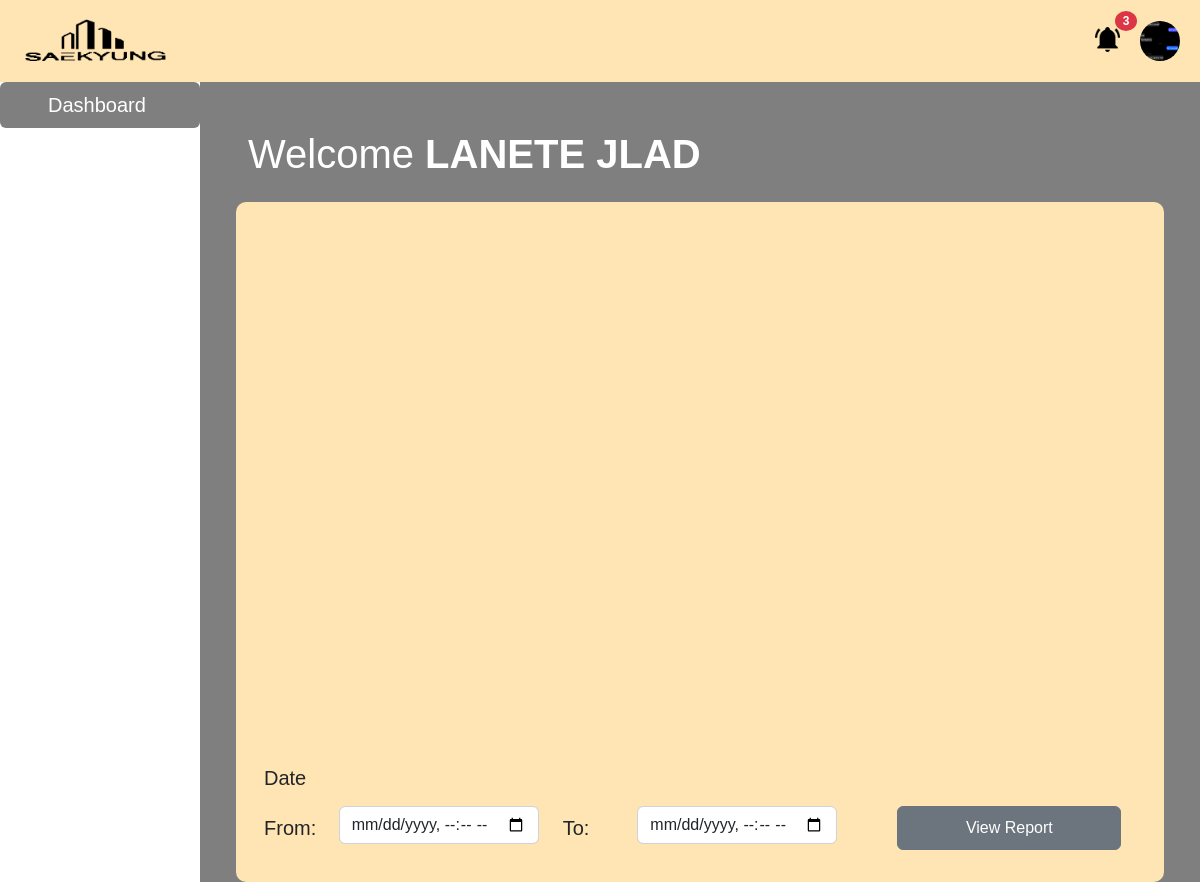
Page /FrontEnd/admin/dashboard.php (signed in) on the committed database.
### tables this page shows
CREATE TABLE `accounts` (
  `accountID` int(11) NOT NULL,
  `userID` varchar(20) NOT NULL,
  `password` varchar(50) NOT NULL,
  `defaultPass` varchar(100) NOT NULL,
  `firstname` varchar(100) NOT NULL,
  `lastname` varchar(100) NOT NULL,
  `img` varchar(255) NOT NULL DEFAULT '../../FrontEnd/_assets/images/profile.png',
  `usertype` varchar(100) NOT NULL DEFAULT 'user'
);

### FrontEnd/admin/dashboard.php (the view, shortened to what this page needs)
<?php
include '../../BackEnd/database/config.php';
?>
<!DOCTYPE html>
<html lang="en">
<head>
  <link rel="stylesheet" href="https://cdn.jsdelivr.net/npm/bootstrap-icons@1.9.1/font/bootstrap-icons.css">
  <link rel="stylesheet" href="../_assets/css/bootstrap.css">
  <link rel="stylesheet" href="../_assets/css/custom.css">
</head>
<body style="background-image:url(../_assets/images/resident.png); background-repeat: no-repeat; background-size: cover; background-position:center; height:100%;">
  <nav class="navbar navbar-expand-md px-2 bg-inner">
    <div class="container-fluid">
      <a href="dashboard.php" class="navbar-brand"><img src="../_assets/images/FINAL LOGO.png" alt="LOGO" class="img-fluid position-relative" width=150; style="top:3px;"></a>
      <?php
      $selectnotif = mysqli_query($conn, "SELECT * FROM notifications WHERE status = 0");
      $count = mysqli_num_rows($selectnotif);
      ?>
      <div class="d-flex flex-row gap-2">
        <div class="dropdown position-relative p-0 m-0">
          <button type="button" class="btn btn-link border-0 mx-auto text-decoration-none" data-bs-toggle="dropdown"><img src="../_assets/images/bell.png" class="img-fluid" width="25">
            <?php
            if ($count == 0) {
            } else {
              echo '<span class="badge bg-danger rounded-circle" style="position: absolute; top:-10px; left:2rem;">';
              echo $count;
            }
            ?>
          </button>
        </div>
        <?php if (isset($_SESSION['username'])) {
          $userID = $_SESSION['username'];
        } ?>
        <?php
        $select = mysqli_query($conn, "SELECT * FROM accounts WHERE userID = '$userID' limit 1");
        $row = mysqli_fetch_array($select);
        $img = $row['img'];
        ?>
        <div class="dropdown">
          <button type="button" class="btn btn-link border-0 mx-auto text-decoration-none p-0" data-bs-toggle="dropdown"><img src="<?php echo $img; ?>" class="img-fluid rounded-pill" width="40" style="height:40px;">
          </button>
        </div>
      </div>
    </div>
  </nav>
  <div class="container-fluid">
    <div class="row">
      <div class="col-md-3 col-lg-2 p-0 bg-transparent" style="height: 100%;">
        <nav class="nav nav-pills flex-column fs-5 gap-1 p-0">
          <a href="dashboard.php" class="nav-link text-white ps-5 active">Dashboard</a>
          <a href="requests.php" class="nav-link text-white ps-5">Requests</a>
        </nav>
      </div>
      <div class="col-md-9 col-lg-10 bg-inner3 p-5 " style="height: 100vh;">
        <h1 class="text-white mb-4">Welcome <strong>
            <?php
            $selectUser = mysqli_query($conn, "SELECT firstname,lastname FROM accounts WHERE userID = '$userID' limit 1");
            $row = mysqli_fetch_array($selectUser);
            $firstname = strtoupper($row['firstname']);
            $lastname = strtoupper($row['lastname']);
            if($row['firstname'] > 1 || $row['lastname'] > 1){
              echo "$lastname $firstname";
            } else {
              echo "$userID";
            }
            ?>
            </strong>
        </h1>
        <div class="row bg-inner justify-content-center text-center p-3  fs-5" style="border-radius: 10px;" style="height: 100%;">
          <div class="col-6 mx-auto">
            <div id="piechart" class="mx-auto" style="width: 900px; height: 500px;"></div>
          </div>
          <div class="row text-start mt-5 mb-2 text-white">
            <h5 class="text-dark ps-0">Date</h5>
          </div>
          <form action="../../BackEnd/database/viewreport.php" class="form-inline" method="POST">
            <div class="row text-start mb-3">
              <label for="From" class="col-sm-1 col-form-label h6">From: </label>
              <div class="col-sm-3">
                <input type="datetime-local" class="form-control" id="from" name="from">
              </div>
              <label for="To" class="col-sm-1 col-form-label h6">To: </label>
              <div class="col-sm-3">
                <input type="datetime-local" class="form-control" id="from" name="to">
              </div>
              <button type="submit" class="btn btn-secondary
                 w-25 ms-5" name="view_report">View Report</button>
            </div>
          </form>
        </div>
      </div>
    </div>
  </div>
</body>
</html>

### FrontEnd/_assets/css/custom.css (style rules this page uses)
body,html { width: 100%; height: 100%; overflow: auto; }
* { font-family: 'Montserrat', sans-serif; box-sizing: border-box; }
span { color: #777; font-size: 12px; padding-top: 14px; padding-left: 1rem; }
.bg-inner { background-color: #FFE5B4; }
.bg-inner3 { background: rgba(0, 0, 0, 0.5); }
.nav-link.active { background-color: rgba(0, 0, 0, 0.5) !important; }

### rows in the picture
accounts: img (picture), lastname "LANETE", firstname "JLAD"

### other values in the picture
$count "3"
